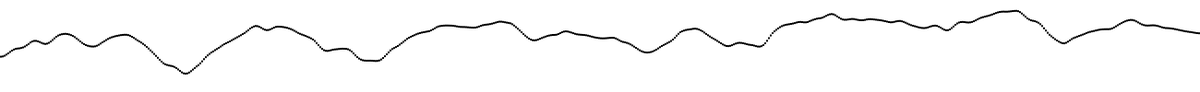
Frame 1 (no input)
Frame 60 (the mouse pressed at the canvas centre just before this capture): identical to frame 1, image omitted
Frame 120 (the mouse held since frame 60 and released just before this capture): identical to frame 1, image omitted

The Processing sketch that drew this single still picture (run headless with seeded random() and noise(); from frame 60 on, the mouse is pressed at the canvas centre):

// Processing sketch: D1NoiseTest
// ── D1NoiseTest.pde
//Establish Scaling Variables
float scale = 1;
float xPan;
float yPan;



void setup (){
  size(1300, 100);
  noStroke();
  yPan = height/2;
  xPan  = width/2;
}

void draw (){
  background(255);
  fill(0); 
  for( int i = 0; i < width/2; i++ ){
   float x = noise(i * .02);
   
   x *= 100;
   rect(i * 2, x, 2, 2);
  }
  
}
